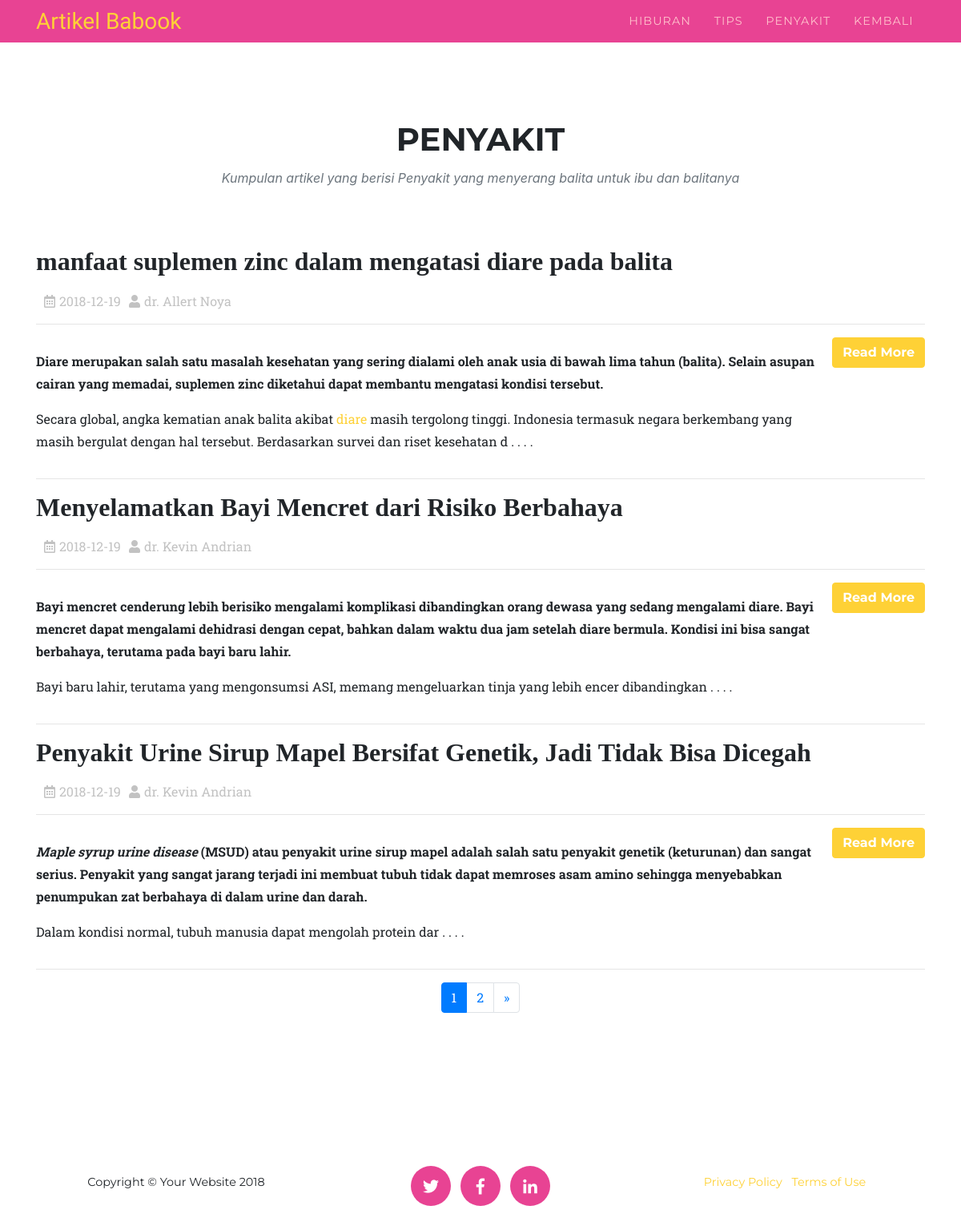
Screenshot of /penyakit.php with the database file from the repository.
### tables this page shows
CREATE TABLE `artikel` (
  `id_artikel` int(3) NOT NULL,
  `judul` varchar(100) DEFAULT NULL,
  `tanggal` date DEFAULT NULL,
  `penulis` varchar(30) DEFAULT NULL,
  `isi` text DEFAULT NULL,
  `jenis` enum('Hiburan','Tips','Penyakit') DEFAULT NULL
);

### penyakit.php (the view, shortened to what this page needs)
<?php require 'config.php'; ?>
<!DOCTYPE html>
<html lang="en">
  <head>
    <link href="vendor/bootstrap/css/bootstrap.min.css" rel="stylesheet">
    <link href="vendor/fontawesome-free/css/all.min.css" rel="stylesheet" type="text/css">
      <link href="./css/artikel.css" rel="stylesheet">
    <link href="./css/agency.min2.css" rel="stylesheet">
    <link href="./css/agency2.css" rel="stylesheet">
  </head>
  <body id="page-top">
    <nav class="navbar navbar-expand-lg navbar-dark fixed-top" id="mainNav">
      <div class="container">
        <a class="navbar-brand js-scroll-trigger" href="#page-top">Artikel Babook</a>
       <div class="collapse navbar-collapse" id="navbarResponsive">
          <ul class="navbar-nav text-uppercase ml-auto">
               <li class="nav-item">
              <a class="nav-link" href="hiburan.php">HIBURAN</a>
            <li class="nav-item">
              <a class="nav-link" href="tips.php">TIPS</a>
            </li>
            <li class="nav-item">
              <a class="nav-link" href="penyakit.php">PENYAKIT</a>
            </li>
            <li class="nav-item">
              <a class="nav-link" href="index.php">KEMBALI</a>
            </li>
          </ul>
        </div>
      </div>
    </nav>
    <section id="services">
      <div class="container">
        <div class="row">
          <div class="col-lg-12 text-center">
            <h2 class="section-heading text-uppercase">PENYAKIT</h2>
            <h3 class="section-subheading text-muted">Kumpulan artikel yang berisi Penyakit yang menyerang balita untuk ibu dan balitanya</h3>
          </div>
   <?php
    $jumlahDataPerhalaman = 3;
    $data = mysqli_query($koneksi, "SELECT * FROM artikel where jenis='Penyakit' order by id_artikel desc");
    $jumlahData = mysqli_num_rows($data);
    $jumlahHalaman = ceil($jumlahData / $jumlahDataPerhalaman);
    $halamanAktif = ( isset($_GET["halaman"]) ) ? $_GET["halaman"] : 1;
    $awalData = ($jumlahDataPerhalaman * $halamanAktif) - $jumlahDataPerhalaman;
    $artikel = mysqli_query($koneksi,"SELECT * FROM artikel where jenis='Penyakit' order by id_artikel desc limit $awalData, $jumlahDataPerhalaman ");
    while ($res=mysqli_fetch_array($artikel)) { ?>
    <div class="col-md-12">
        <div class="panel panel-default">
         <div class="panel-body">
          <h2 style="font-family: Georgia"><?php echo $res['judul']; ?></h2>
          <div class="info-meta">
           <ul class="pagination">
              <li style="margin-left: 10px;"><i style="margin-right: 5px;" class="far fa-calendar-alt"></i><?php echo $res['tanggal']; ?></li>
              <li style="margin-left: 10px;"><i style="margin-right: 5px;" class="fa fa-user"></i><?php echo $res['penulis']; ?></li>
            </ul>
          </div>
          <hr>
          <div class = "media">
             <div class = "media-body">
              <p><?php echo substr($res['isi'],0,500); ?> . . . .
             </p>
             </div>
            <p style="text-align:right;">
            <a href="edukasi.php?edukasi=<?php echo $res['id_artikel']; ?>">
                <button class="btn btn-primary">Read More</button>
              </a>
            </p>
          </div>
          <hr>
         </div>
      </div>
     </div>
<?php } ?>
</div>
</div>
<div class="pagination justify-content-center">
<nav aria-label="Page navigation example">
  <ul class="pagination justify-content-center">
<?php for ($i=1; $i<= $jumlahHalaman ; $i++) : ?>
  <li class="page-item active">
  <?php if ($i == $halamanAktif) : ?>
    <a class="page-link" href="?halaman=<?= $i; ?>"><?php echo $i; ?></a>
    <?php else : ?>
    </li>
    <li class="page-item">
      <a class="page-link" href="?halaman=<?= $i; ?>"><?php echo $i; ?></a>
    <?php endif; ?>
  </li>
<?php endfor; ?>
<?php if($halamanAktif < $jumlahHalaman) : ?>
  <li class="page-item">
  <a class="page-link" href="?halaman=<?= $halamanAktif + 1; ?>">
    <span>&raquo;</span>
  </a>
<?php endif; ?>
</li>
</ul>
</nav>
</div>
 </section>
    <footer>
      <div class="container">
        <div class="row">
          <div class="col-md-4">
            <span class="copyright">Copyright &copy; Your Website 2018</span>
          </div>
          <div class="col-md-4">
            <ul class="list-inline social-buttons">
              <li class="list-inline-item">
                <a href="#">
                  <i class="fab fa-twitter"></i>
                </a>
              </li>
              <li class="list-inline-item">
                <a href="#">
                  <i class="fab fa-facebook-f"></i>
                </a>
              </li>
              <li class="list-inline-item">
                <a href="#">
                  <i class="fab fa-linkedin-in"></i>
                </a>
              </li>
            </ul>
          </div>
          <div class="col-md-4">
            <ul class="list-inline quicklinks">
              <li class="list-inline-item">
                <a href="#">Privacy Policy</a>
              </li>
              <li class="list-inline-item">
                <a href="#">Terms of Use</a>
              </li>
            </ul>
          </div>
        </div>
      </div>
    </footer>
  </body>
</html>

### css/artikel.css (style rules this page uses)
.info-meta { padding-top: 10px; color:#9999; }

### css/agency.min2.css (style rules this page uses)
body { overflow-x:hidden;font-family:'Roboto Slab',-apple-system,BlinkMacSystemFont,'Segoe UI',Roboto,'Helvetica Neue',Arial,sans-serif,'Apple Color Emoji','Segoe UI Emoji','Segoe UI Symbol','Noto Color Emoji' }
p { line-height:1.75 }
a { color:#fed136 }
h1,h2,h3,h4,h5,h6 { font-weight:700;font-family:Montserrat,-apple-system,BlinkMacSystemFont,'Segoe UI',Roboto,'Helvetica Neue',Arial,sans-serif,'Apple Color Emoji','Segoe UI Emoji','Segoe UI Symbol','Noto Color Emoji' }
section { padding:100px 0 }
section h2.section-heading { font-size:40px;margin-top:0;margin-bottom:15px }
section h3.section-subheading { font-size:16px;font-weight:400;font-style:italic;margin-bottom:75px;text-transform:none;font-family:'Droid Serif',-apple-system,BlinkMacSystemFont,'Segoe UI',Roboto,'Helvetica Neue',Arial,sans-serif,'Apple Color Emoji','Segoe UI Emoji','Segoe UI Symbol','Noto Color Emoji' }
@media (min-width:768px) { section { padding:150px 0 } }
.btn { font-family:Montserrat,-apple-system,BlinkMacSystemFont,'Segoe UI',Roboto,'Helvetica Neue',Arial,sans-serif,'Apple Color Emoji','Segoe UI Emoji','Segoe UI Symbol','Noto Color Emoji';font-weight:700 }
.btn-primary { background-color:#fed136;border-color:#fed136 }
#mainNav { background-color:#e84393 }
#mainNav .navbar-brand { color:#fed136;font-family:'Kaushan Script',-apple-system,BlinkMacSystemFont,'Segoe UI',Roboto,'Helvetica Neue',Arial,sans-serif,'Apple Color Emoji','Segoe UI Emoji','Segoe UI Symbol','Noto Color Emoji' }
#mainNav .navbar-nav .nav-item .nav-link { font-size:90%;font-weight:400;padding:.75em 0;letter-spacing:1px;color:pink;font-family:Montserrat,-apple-system,BlinkMacSystemFont,'Segoe UI',Roboto,'Helvetica Neue',Arial,sans-serif,'Apple Color Emoji','Segoe UI Emoji','Segoe UI Symbol','Noto Color Emoji' }
@media (min-width:992px) { #mainNav { padding-top:0px;padding-bottom:0px;border:none;background-color:#e84393 } }
@media (min-width:992px) { #mainNav .navbar-brand { font-size:1.75em;-webkit-transition:all .3s;transition:all .3s } }
@media (min-width:992px) { #mainNav .navbar-nav .nav-item .nav-link { padding:1.1em 1em!important } }
footer { padding:25px 0;text-align:center }
footer span.copyright { font-size:90%;line-height:40px;text-transform:none;font-family:Montserrat,-apple-system,BlinkMacSystemFont,'Segoe UI',Roboto,'Helvetica Neue',Arial,sans-serif,'Apple Color Emoji','Segoe UI Emoji','Segoe UI Symbol','Noto Color Emoji' }
footer ul.quicklinks { font-size:90%;line-height:40px;margin-bottom:0;text-transform:none;font-family:Montserrat,-apple-system,BlinkMacSystemFont,'Segoe UI',Roboto,'Helvetica Neue',Arial,sans-serif,'Apple Color Emoji','Segoe UI Emoji','Segoe UI Symbol','Noto Color Emoji' }
ul.social-buttons { margin-bottom:0 }
ul.social-buttons li a { font-size:20px;line-height:50px;display:block;width:50px;height:50px;-webkit-transition:all .3s;transition:all .3s;color:#fff;border-radius:100%;outline:0;background-color:#e84393 }

### rows the page displays
artikel: judul "manfaat suplemen zinc dalam mengatasi diare pada balita", tanggal "2018-12-19", penulis "dr. Allert Noya", isi "Diare merupakan salah satu masalah kesehatan yang sering dialami oleh anak usia di bawah lima tahun (balita). Selain asupan cairan yang memadai, suplemen zinc diketahui dapat membantu mengatasi kondisi tersebut. Secara global, angka kematian anak balita akibat diare masih tergolong tinggi. Indonesia termasuk negara berkembang yang masih bergulat dengan hal tersebut. Berdasarkan survei dan riset kesehatan d"
artikel: judul "Menyelamatkan Bayi Mencret dari Risiko Berbahaya", tanggal "2018-12-19", penulis "dr. Kevin Andrian", isi "Bayi mencret cenderung lebih berisiko mengalami komplikasi dibanding kan orang dewasa yang sedang mengalami diare. Bayi mencret dapat mengalami dehidrasi dengan cepat, bahkan dalam waktu dua jam setelah diare bermula. Kondisi ini bisa sangat berbahaya, terutama pada bayi baru lahir. Bayi baru lahir, terutama yang mengonsumsi ASI, memang mengeluarkan tinja yang lebih encer dibandingkan"
artikel: judul "Penyakit Urine Sirup Mapel Bersifat Genetik, Jadi Tidak Bisa Dicegah", tanggal "2018-12-19", penulis "dr. Kevin Andrian", isi "Maple syrup urine disease (MSUD) atau penyakit urine sirup mapel adalah salah satu penyakit genetik (keturunan) dan sangat serius. Penyakit yang sangat jarang terjadi ini membuat tubuh tidak dapat memroses asam amino sehingga menyebabkan penumpukan zat berbahaya di dalam urine dan darah. Dalam kondisi normal, tubuh manusia dapat mengolah protein dar"
